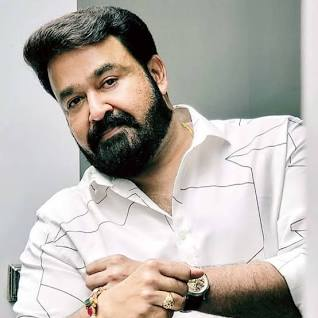
#> input picture download.jpeg, 318 x 318 px, found by its file name
$ jupyter execute introduction.ipynb
#> lines starting #> are read from the running program, lines starting #| are printed output that depends on the picture; after the words box and inside, x2 and y2 are one past the last pixel; in counts of white or black regions, pixels touching at a corner belong together
[cell 1]
import cv2
import numpy as np

[cell 2]
img=cv2.imread(r'D:\Luminar\Computer_vision\opencv\download.jpeg')
#> img is the input picture: shape (318, 318, 3); mean B, G, R 170.4, 176.1, 181.7

[cell 3]
img

[cell 4]
cv2.imshow('image',img)
cv2.waitKey()
cv2.destroyAllWindows()

[cell 5]
img.shape
#> Out = (318, 318, 3)

[cell 6]
type(img)

[cell 7]
img_grey=cv2.imread(r'D:\Luminar\Computer_vision\opencv\download.jpeg',cv2.IMREAD_GRAYSCALE)
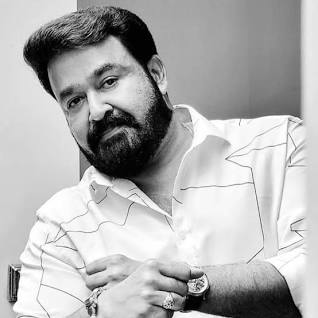
#> img_grey: shape (318, 318); min 0, max 255, mean 177.1

[cell 8]
cv2.imshow('grayscale image',img_grey)
cv2.imshow('image',img)
cv2.waitKey()
cv2.destroyAllWindows()

[cell 9]
img_grey.shape
#> Out = (318, 318)

[cell 10]
(thresh,binary_img)=cv2.threshold(img_grey,245,255,cv2.THRESH_BINARY)
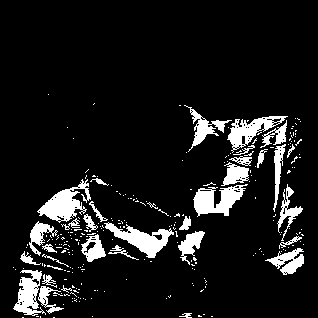
#> binary_img: shape (318, 318); 10.1% white; 258 white regions (224 under 20 px), largest, box (x1, y1, x2, y2) and area: (37, 179, 91, 223) 1028, (104, 222, 174, 258) 973, (193, 184, 248, 217) 967
#(thresh,binary_img)=cv2.threshold(img_grey,128,255,cv2.THRESH_BINARY | cv2.THRESH_OTSU)
#all the values below 128 to 0(black) and 128 to 1(white)
#THresh_otsu- adjust to threshold
#Without thresh_otsu it will only depend on the value given. with thresh_otsu evenif threshold is false it will work
cv2.imshow('Binary image',binary_img)
cv2.waitKey()
cv2.destroyAllWindows()

[cell 11]
cv2.imshow('Binary image',binary_img)
cv2.imshow('grayscale image',img_grey)
cv2.imshow('image',img)
cv2.waitKey()
cv2.destroyAllWindows()

[cell 12]
edge_img=cv2.Canny(img,0,0)
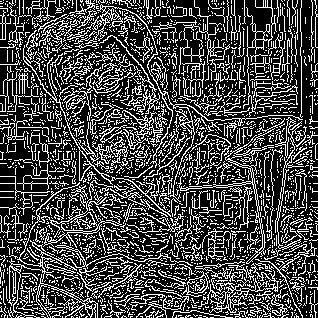
#> edge_img: shape (318, 318); 28.1% white in thin lines or dots

[cell 13]
cv2.imshow('image',img)
cv2.imshow('edge image',edge_img)
cv2.waitKey()
cv2.destroyAllWindows()

[cell 14]
import matplotlib.pyplot as plt
plt.imshow(img)
#opencv read image in BGR format matplot display same
#RGB- need to convert to RGB
#opencv has automatic conversion scheme

[cell 15]
converted_img=cv2.cvtColor(img,cv2.COLOR_BGR2RGB)

[cell 16]
plt.imshow(converted_img)

[cell 17]
converted_img=cv2.cvtColor(img,cv2.COLOR_BGR2RGB) # if not given triangles are draw again and again
rect=cv2.rectangle(converted_img,pt1=(25,25),pt2=(250,200),color=(0,100,0),thickness=5)
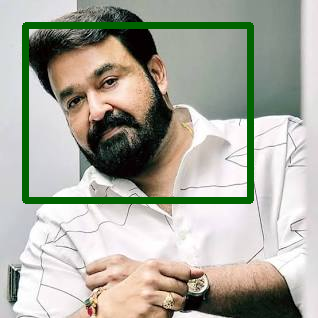
#> rect: shape (318, 318, 3); mean R, G, B 171.7, 171.6, 160.5
#if thickness given as negative values will get a filled rectangle
#pt1=top left corner, pt2=botton right corner
plt.imshow(rect)

[cell 18]
converted_img=cv2.cvtColor(img,cv2.COLOR_BGR2RGB) # if given in previous cell triangles are draw again and again
cir=cv2.circle(converted_img,center=(100,100),radius=100,color=(0,255,0),thickness=3)
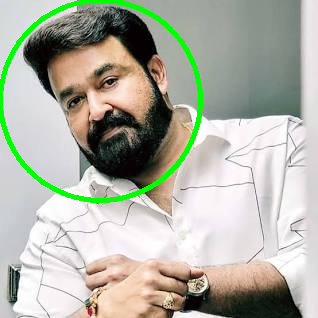
#> cir: shape (318, 318, 3); mean R, G, B 175.8, 177.9, 164.7
plt.imshow(cir)

[cell 19]
converted_img=cv2.cvtColor(img,cv2.COLOR_BGR2RGB) # if not given triangles are draw again and again
text=cv2.putText(converted_img,text='Mohanlal',org=(0,150),fontFace=cv2.FONT_HERSHEY_COMPLEX,fontScale=2,color=(255,0,0),thickness=1)
plt.imshow(text)
